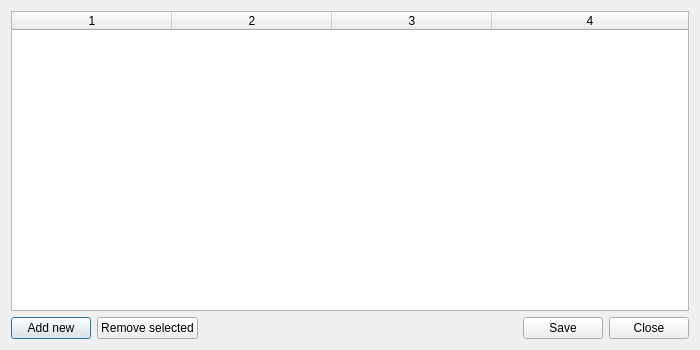
<?xml version="1.0" encoding="UTF-8"?>
<ui version="4.0">
 <class>PupguiShortcutDialog</class>
 <widget class="QDialog" name="PupguiShortcutDialog">
  <property name="geometry">
   <rect>
    <x>0</x>
    <y>0</y>
    <width>700</width>
    <height>350</height>
   </rect>
  </property>
  <property name="focusPolicy">
   <enum>Qt::ClickFocus</enum>
  </property>
  <property name="windowTitle">
   <string>Steam Shortcut Editor</string>
  </property>
  <layout class="QVBoxLayout" name="verticalLayout">
   <item>
    <widget class="QTableWidget" name="tableShortcuts">
     <property name="focusPolicy">
      <enum>Qt::ClickFocus</enum>
     </property>
     <property name="editTriggers">
      <set>QAbstractItemView::NoEditTriggers</set>
     </property>
     <property name="sortingEnabled">
      <bool>true</bool>
     </property>
     <property name="columnCount">
      <number>4</number>
     </property>
     <attribute name="horizontalHeaderVisible">
      <bool>true</bool>
     </attribute>
     <attribute name="horizontalHeaderDefaultSectionSize">
      <number>160</number>
     </attribute>
     <attribute name="horizontalHeaderStretchLastSection">
      <bool>true</bool>
     </attribute>
     <attribute name="verticalHeaderVisible">
      <bool>false</bool>
     </attribute>
     <column/>
     <column/>
     <column/>
     <column/>
    </widget>
   </item>
   <item>
    <layout class="QHBoxLayout" name="horizontalLayout">
     <item>
      <widget class="QPushButton" name="btnAdd">
       <property name="toolTip">
        <string>Add a new shortcut</string>
       </property>
       <property name="text">
        <string>Add new</string>
       </property>
      </widget>
     </item>
     <item>
      <widget class="QPushButton" name="btnRemove">
       <property name="toolTip">
        <string>Click on a row, then click here to remove a shortcut</string>
       </property>
       <property name="text">
        <string>Remove selected</string>
       </property>
      </widget>
     </item>
     <item>
      <spacer name="horizontalSpacer">
       <property name="orientation">
        <enum>Qt::Horizontal</enum>
       </property>
       <property name="sizeHint" stdset="0">
        <size>
         <width>40</width>
         <height>20</height>
        </size>
       </property>
      </spacer>
     </item>
     <item>
      <widget class="QPushButton" name="btnSave">
       <property name="toolTip">
        <string>Save changes and delete marked shortcuts</string>
       </property>
       <property name="text">
        <string>Save</string>
       </property>
      </widget>
     </item>
     <item>
      <widget class="QPushButton" name="btnClose">
       <property name="toolTip">
        <string>Close without saving changes or deleting shortcuts</string>
       </property>
       <property name="text">
        <string>Close</string>
       </property>
      </widget>
     </item>
    </layout>
   </item>
  </layout>
 </widget>
 <resources/>
 <connections/>
</ui>
